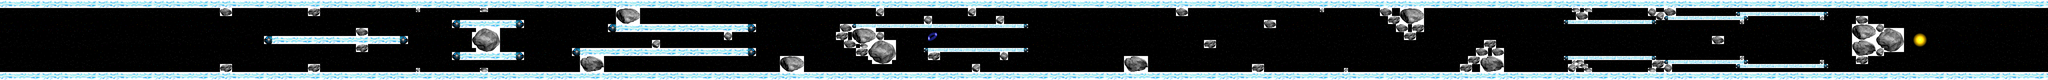

A level layout from a 2D game, rendered from its tile map. Below: a short description, then the map file with tile-grid data replaced by summaries:
An orthogonal 512x20 tile map with 16x16 px tiles, 3 tile layers (background, walls, hazards).

<map version="1.0" orientation="orthogonal" width="512" height="20" tilewidth="16" tileheight="16">
 <tileset firstgid="1" name="reversePolarity Full" tilewidth="16" tileheight="16">
  <image source="reversePolarity Full.png" width="960" height="320" />
 </tileset>
 <layer name="background" width="512" height="20">
  <data>[10240 cells, 10240 non-empty, 345 distinct tile ids]</data>
 </layer>
 <layer name="walls" width="512" height="20">
  <data>[10240 cells, 2534 non-empty, 40 distinct tile ids]</data>
 </layer>
 <layer name="hazards" width="512" height="20">
  <data>[10240 cells, 633 non-empty, 121 distinct tile ids]</data>
 </layer>
</map>